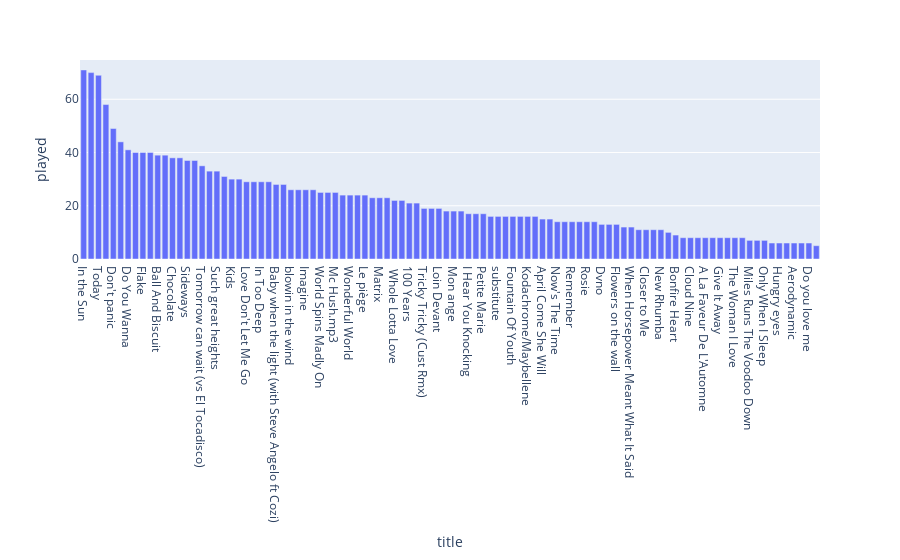

The notebook cell this image was saved under:
### Code cell
import plotly.express as px
fig = px.bar(top100, x='title', y='played')
fig.show()

### Figure 1 — Plotly figure (JSON) as saved in the notebook; plotly's stock layout.template omitted (floating-point values rounded to 4 significant figures)
{"data": [{"alignmentgroup": "True", "hovertemplate": "title=%{x}<br>played=%{y}<extra></extra>", "legendgroup": "", "marker": {"color": "#636efa"}, "name": "", "offsetgroup": "", "orientation": "v", "showlegend": false, "textposition": "auto", "type": "bar", "x": ["In the Sun", "Some Kind Of Wonderful", "Today", "You Know My Name", "Don&#39;t panic", "The Pieces Don&#39;t Fit Anymore", "Do You Wanna", "Strawberry Fields Forever", "Flake", "Someone Else&#39;s Life", "Ball And Biscuit", "Girlfriend in a Coma", "Chocolate", "Twenty-Four", "Sideways", "Everything&#39;ll Be Alright (Will&#39;s Lullaby)", "Tomorrow can wait (vs El Tocadisco)", "We Can Work It Out", "Such great heights", "HARVEST MOON", "Kids", "High Tide Or Low Tide", "Love Don&#39;t Let Me Go", "Les lois de la nature", "In Too Deep", "Hands In The Air", "Baby when the light (with Steve Angelo ft Cozi)", "If I Could Turn Back The Hands Of Time", "blowin in the wind", "Hold On -Jet", "Imagine", "L&#39;heure avait sonné", "World Spins Madly On", "When You Believe", "Mc Hush.mp3", "Who I Am -Smile Empty Soul", "Wonderful World", "and the beat goes on - the whispers.MP3", "Le piège", "Du Rhum Des Femmes", "Matrix", "Hit the road jack", " Whole Lotta Love", "Le Diner", "100 Years", "Love To Love You Baby (Intro Mix)", "Tricky Tricky (Cust Rmx)", "Marie", "Loin Devant", "Drunk", "Mon ange", "Hey Joe", "I Hear You Knocking", "I Love Rock&#39;N&#39;Roll", "Petite Marie", "Generique", "substitute", "Piste 20", "Fountain Of Youth", "Plus d&#39;Importance", "Kodachrome/Maybellene", "The A Team", "April Come She Will", "Genesis", "Now&#39;s The Time", "Abbesses", "Remember", "She says", "Rosie", "Slipped Away", "Dvno", "Requiem for a Dream Remix", "Flowers on the wall", "Little Remedy", "When Horsepower Meant What It Said", "Catalyst", "Closer to Me", "South", "New Rhumba", "Television Rules The Nation / Crescendolls", "Bonfire Heart", "Still Here", "Cloud Nine", "Just A Little Bit (Spencer &amp; Hill Airplay Mix)", "A La Faveur De L&#39;Automne", "Living In The Moment", "Give It Away", "Rolling In The Deep", "The Woman I Love", "Winter", "Miles Runs The Voodoo Down", "Don&#39;t Cha (Feat. Busta Rhymes) - Clean", "Only When I Sleep", "Anything But The Truth", "Hungry eyes", "Star Mile", "Aerodynamic", "Turn Your Love", "Do you love me", "Fool"], "xaxis": "x", "y": [71, 70, 69, 58, 49, 44, 41, 40, 40, 40, 39, 39, 38, 38, 37, 37, 35, 33, 33, 31, 30, 30, 29, 29, 29, 29, 28, 28, 26, 26, 26, 26, 25, 25, 25, 24, 24, 24, 24, 23, 23, 23, 22, 22, 21, 21, 19, 19, 19, 18, 18, 18, 17, 17, 17, 16, 16, 16, 16, 16, 16, 16, 15, 15, 14, 14, 14, 14, 14, 14, 13, 13, 13, 12, 12, 11, 11, 11, 11, 10, 9, 8, 8, 8, 8, 8, 8, 8, 8, 8, 7, 7, 7, 6, 6, 6, 6, 6, 6, 5], "yaxis": "y"}], "layout": {"barmode": "relative", "legend": {"tracegroupgap": 0}, "margin": {"t": 60}, "xaxis": {"anchor": "y", "domain": [0, 1], "title": {"text": "title"}}, "yaxis": {"anchor": "x", "domain": [0, 1], "title": {"text": "played"}}}}
